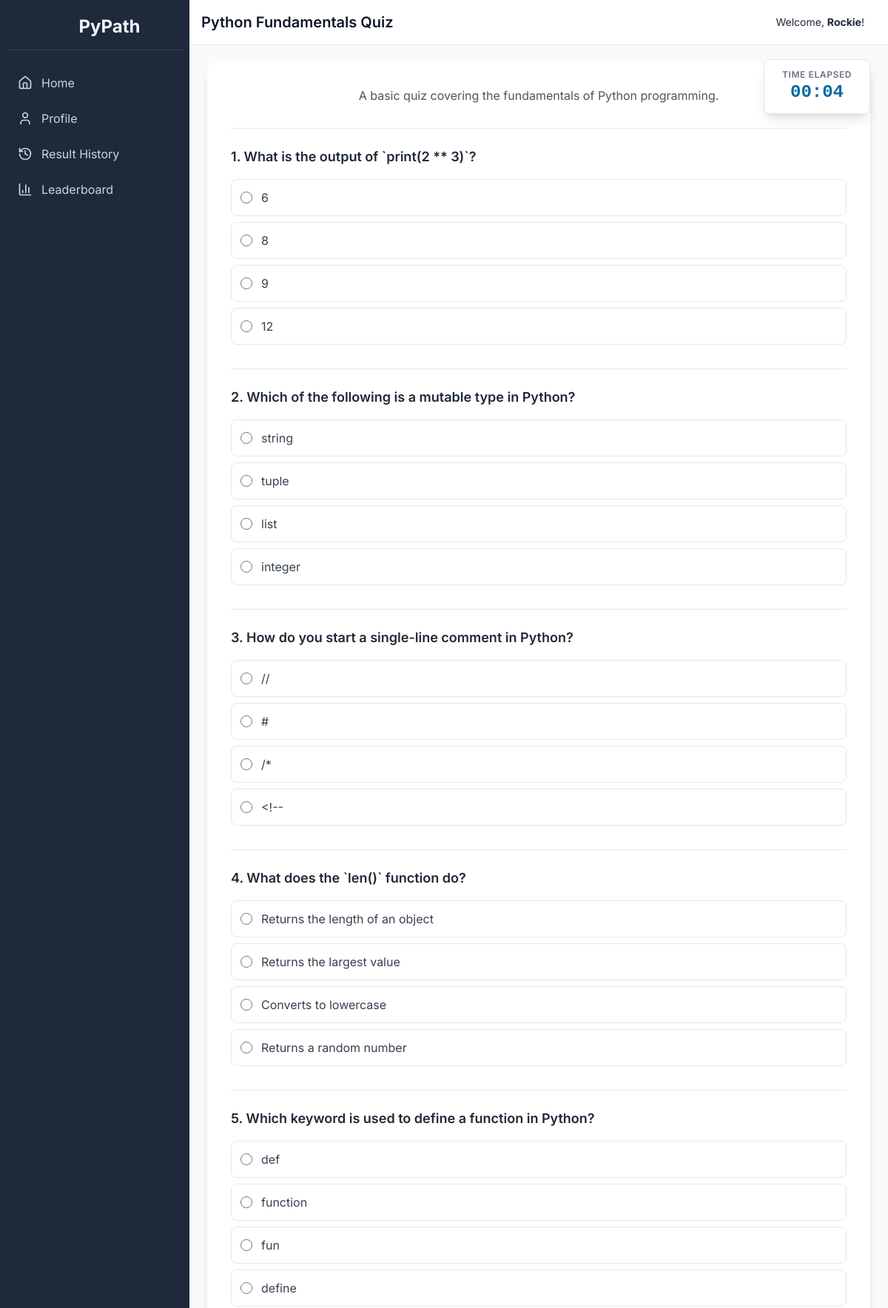
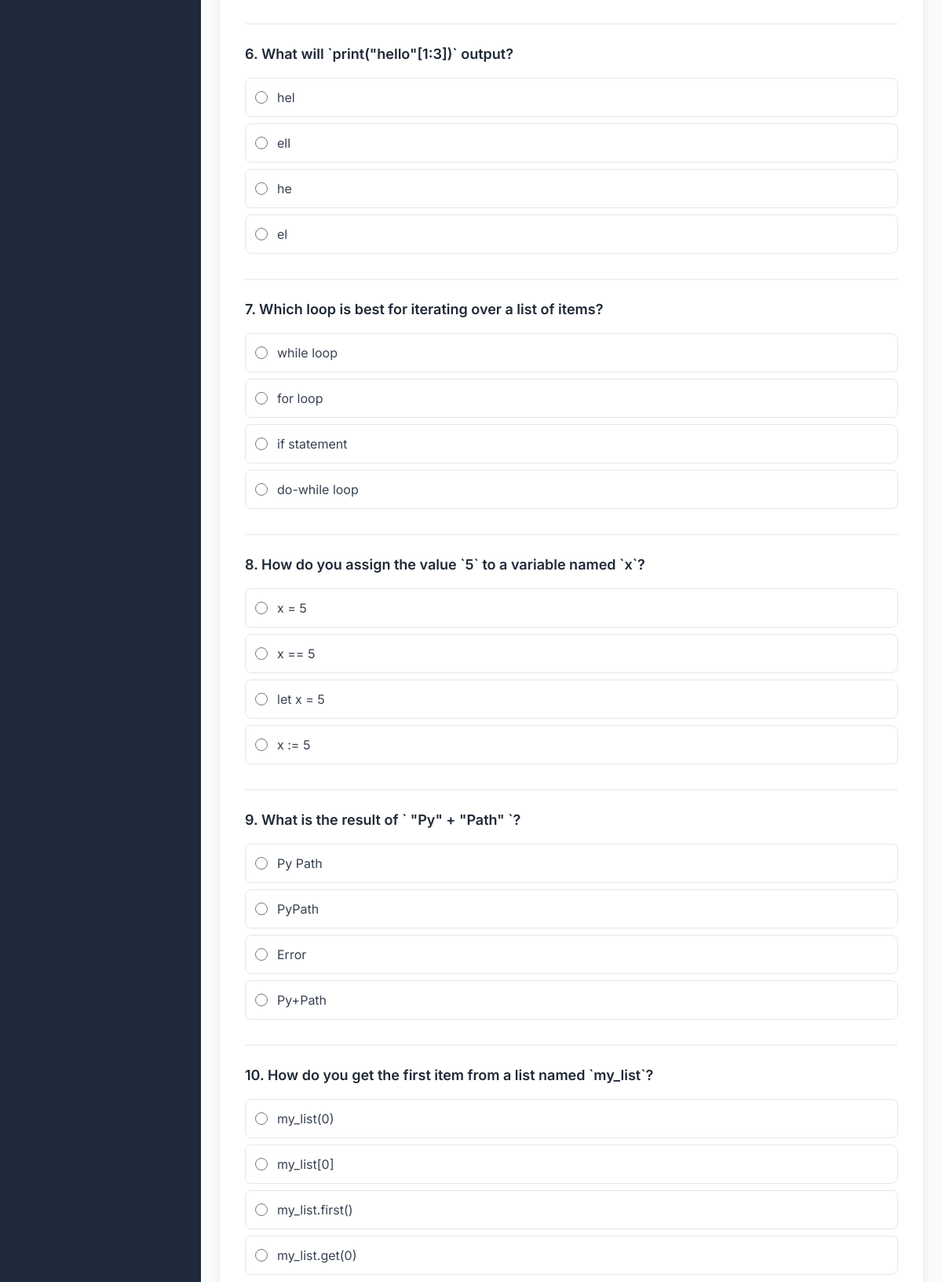
The app's page /quiz/1 (signed in, upper part) with its own data (2 pictures, top to bottom).
### tables this page shows
CREATE TABLE question_sets (
    id INTEGER PRIMARY KEY AUTOINCREMENT,
    title TEXT NOT NULL,
    description TEXT
);

CREATE TABLE questions (
    id INTEGER PRIMARY KEY AUTOINCREMENT,
    question_text TEXT NOT NULL,
    question_type TEXT NOT NULL DEFAULT 'multiple_choice',
    topic TEXT NOT NULL,
    option_a TEXT,
    option_b TEXT,
    option_c TEXT,
    option_d TEXT,
    correct_answer TEXT,
    correct_code_output TEXT
);

### app.py (the view)
@app.route('/quiz/<int:set_id>')
def quiz(set_id):
    if not get_user_id(): return redirect(url_for('login'))
    session['quiz_start_time'] = datetime.now().isoformat()
    conn = get_db_connection()
    questions = conn.execute('SELECT q.* FROM questions q JOIN set_questions sq ON q.id = sq.question_id WHERE sq.set_id = ?', (set_id,)).fetchall()
    set_info = conn.execute('SELECT * FROM question_sets WHERE id = ?', (set_id,)).fetchone()
    conn.close()
    return render_template('student/quiz.html', questions=questions, set_info=set_info)

### app.py (called while the page is built)
def get_db_connection():
    conn = sqlite3.connect('pypath.db', check_same_thread=False, detect_types=sqlite3.PARSE_DECLTYPES | sqlite3.PARSE_COLNAMES)
    conn.row_factory = sqlite3.Row
    return conn

def get_user_id():
    return session.get('user_id')

### templates/student/quiz.html (shortened to what this page needs)
{% extends "layout.html" %}
{% block header %}{{ set_info.title }}{% endblock %}
{% block content %}
<div class="fixed top-20 right-6 bg-white p-3 rounded-lg shadow-lg border text-center z-10 w-36">
    <p class="text-xs font-semibold text-gray-500 uppercase tracking-wider">Time Elapsed</p>
    <div id="timer" class="text-2xl font-bold text-sky-700 font-mono">00:00</div>
</div>
<div class="max-w-4xl mx-auto">
    <div class="bg-white p-8 rounded-xl shadow-lg">
        <p class="text-center text-gray-600 mb-8">{{ set_info.description }}</p>
        <form id="quizForm" action="{{ url_for('submit_quiz', set_id=set_info.id) }}" method="POST" class="space-y-8">
            {% for question in questions %}
            <div class="border-t pt-6 question-block" data-question-id="{{ question.id }}">
                <p class="text-lg font-semibold text-gray-800 mb-4">{{ loop.index }}. {{ question.question_text }}</p>
                {% if question.question_type == 'multiple_choice' %}
                <div class="space-y-2">
                    <label class="flex items-center p-3 rounded-lg border border-gray-200 hover:bg-gray-50 cursor-pointer">
                        <input type="radio" name="question_{{ question.id }}" value="A" class="h-4 w-4 text-sky-600 border-gray-300 focus:ring-sky-500">
                        <span class="ml-3 text-gray-700">{{ question.option_a }}</span>
                    </label>
                    <label class="flex items-center p-3 rounded-lg border border-gray-200 hover:bg-gray-50 cursor-pointer">
                        <input type="radio" name="question_{{ question.id }}" value="B" class="h-4 w-4 text-sky-600 border-gray-300 focus:ring-sky-500">
                        <span class="ml-3 text-gray-700">{{ question.option_b }}</span>
                    </label>
                    <label class="flex items-center p-3 rounded-lg border border-gray-200 hover:bg-gray-50 cursor-pointer">
                        <input type="radio" name="question_{{ question.id }}" value="C" class="h-4 w-4 text-sky-600 border-gray-300 focus:ring-sky-500">
                        <span class="ml-3 text-gray-700">{{ question.option_c }}</span>
                    </label>
                    <label class="flex items-center p-3 rounded-lg border border-gray-200 hover:bg-gray-50 cursor-pointer">
                        <input type="radio" name="question_{{ question.id }}" value="D" class="h-4 w-4 text-sky-600 border-gray-300 focus:ring-sky-500">
                        <span class="ml-3 text-gray-700">{{ question.option_d }}</span>
                    </label>
                </div>
                {% endif %}
            </div>
            {% endfor %}
        </form>
    </div>
</div>
{% endblock %}
{% block scripts %}
<link rel="stylesheet" href="https://cdnjs.cloudflare.com/ajax/libs/codemirror/5.65.10/codemirror.min.css">
<link rel="stylesheet" href="https://cdnjs.cloudflare.com/ajax/libs/codemirror/5.65.10/theme/dracula.min.css">
{% endblock %}

### templates/layout.html (style rules this page uses)
body { font-family: 'Inter', sans-serif; }

### records on screen
question_sets: title "Python Fundamentals Quiz", description "A basic quiz covering the fundamentals of Python programming."
questions: question_text "What is the output of `print(2 ** 3)`?", option_a "6", option_b "8", option_c "9", option_d "12"
questions: question_text "Which of the following is a mutable type in Python?", option_a "string", option_b "tuple", option_c "list", option_d "integer"
questions: question_text "How do you start a single-line comment in Python?", option_a "//", option_b "#", option_c "/*", option_d "<!--"
questions: question_text "What does the `len()` function do?", option_a "Returns the length of an object", option_b "Returns the largest value", option_c "Converts to lowercase", option_d "Returns a random number"
questions: question_text "Which keyword is used to define a function in Python?", option_a "def", option_b "function", option_c "fun", option_d "define"
questions: question_text "What will `print(\"hello\"[1:3])` output?", option_a "hel", option_b "ell", option_c "he", option_d "el"
questions: question_text "Which loop is best for iterating over a list of items?", option_a "while loop", option_b "for loop", option_c "if statement", option_d "do-while loop"
questions: question_text "How do you assign the value `5` to a variable named `x`?", option_a "x = 5", option_b "x == 5", option_c "let x = 5", option_d "x := 5"
questions: question_text "What is the result of ` \"Py\" + \"Path\" `?", option_a "Py Path", option_b "PyPath", option_c "Error", option_d "Py+Path"
questions: question_text "How do you get the first item from a list named `my_list`?", option_a "my_list(0)", option_b "my_list[0]", option_c "my_list.first()", option_d "my_list.get(0)"

### other values on screen
{{ session.first_name or session.username }} "Rockie"
